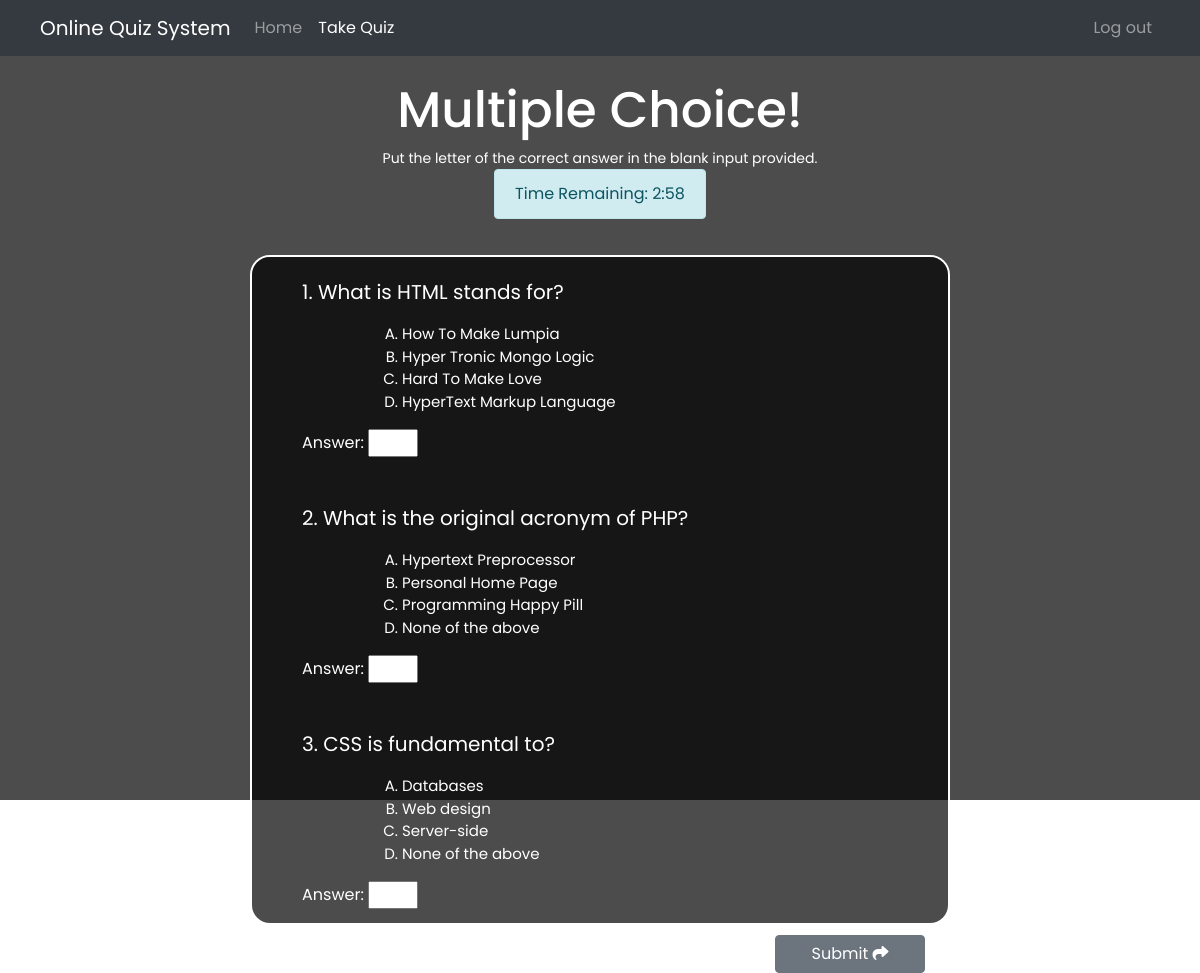
Page /take-quiz.php on the committed database.
### tables this page shows
CREATE TABLE `tbl_quiz` (
  `tbl_quiz_id` int(11) NOT NULL AUTO_INCREMENT,
  `quiz_question` text NOT NULL,
  `option_a` text NOT NULL,
  `option_b` text NOT NULL,
  `option_c` text NOT NULL,
  `option_d` text NOT NULL,
  `correct_answer` text NOT NULL,
  PRIMARY KEY (`tbl_quiz_id`)
);

### take-quiz.php (the view, shortened to what this page needs)
<?php
include ('./partials/header.php');
include ('./conn/conn.php');
?>
<div class="main">
    <nav class="navbar navbar-expand-lg navbar-dark bg-dark">
        <a class="navbar-brand ml-4" href="#">Online Quiz System</a>
        <div class="collapse navbar-collapse" id="navbarNav">
            <ul class="navbar-nav">
                <li class="nav-item">
                    <a class="nav-link" href="./student.php">Home</a>
                </li>
                <li class="nav-item active">
                    <a class="nav-link" href="./take-quiz.php">Take Quiz</a>
                </li>
            </ul>
        </div>
        <div class="collapse navbar-collapse mr-4" id="navbarSupportedContent">
            <div class="ml-auto">
                <ul class="navbar-nav">
                    <li class="nav-item">
                        <a class="nav-link" href="./index.php">Log out</a>
                    </li>
                </ul>
            </div>
        </div>
    </nav>
    <div class="take-quiz-area">
        <h3 class="mt-4">Multiple Choice!</h3>
        <small>Put the letter of the correct answer in the blank input provided.</small>
        <div id="timer" class="alert alert-info">Time Remaining: <span id="timeRemaining"></span></div>
        <div class="questions">
            <?php
            $stmt = $conn->prepare('SELECT * FROM `tbl_quiz`');
            $stmt->execute();
            $result = $stmt->fetchAll();
            foreach ($result as $row) {
                $quizID = $row['tbl_quiz_id'];
                $quizQuestion = $row['quiz_question'];
                $optionA = $row['option_a'];
                $optionB = $row['option_b'];
                $optionC = $row['option_c'];
                $optionD = $row['option_d'];
            ?>
            <div class="question">
                <p><?= $quizID ?>. <?= $quizQuestion ?></p>
                <ol class="choices">
                    <li><?= $optionA ?></li>
                    <li><?= $optionB ?></li>
                    <li><?= $optionC ?></li>
                    <li><?= $optionD ?></li>
                </ol>
                <div class="answer-input">
                    <label for="answer">Answer:</label>
                    <input class="col-1" type="text" maxlength="1">
                </div>
            </div>
            <?php
            }
            ?>
        </div>
        <button type="button" class="btn btn-secondary" id="submitAnswer">Submit <i class="fa-sharp fa-solid fa-share"></i></button>
    </div>
</div>
<?php include ('./partials/footer.php'); ?>

### partials/header.php (shortened to what this page needs)
<!DOCTYPE html>
<html lang="en">
<head>
    <link rel="stylesheet" href="./assets/style.css">
    <link rel="stylesheet" href="https://cdn.jsdelivr.net/npm/bootstrap@4.6.2/dist/css/bootstrap.min.css">
    <link rel="stylesheet" href="https://cdnjs.cloudflare.com/ajax/libs/font-awesome/6.4.2/css/all.min.css" />
</head>
<body>

### partials/footer.php (shortened to what this page needs)
</body>
</html>

### assets/style.css (style rules this page uses)
* { margin: 0; padding: 0; font-family: 'Poppins', sans-serif; }
body { background-image: url('https://wallpaperaccess.com/full/3308628.jpg'); background-size: cover; background-repeat: no-repeat; background-attachment: fixed; }
.main { color: rgb(255, 255, 255); background-color: rgba(0, 0, 0, 0.7); height: 100vh; text-align: center; }
.take-quiz-area { display: flex; justify-content: center; align-items: center; flex-direction: column; }
.take-quiz-area h3 { font-size: 50px; }
.questions { display: flex; flex-direction: column; margin-top: 20px; border: 2px solid; background-color: rgba(0, 0, 0, 0.7); border-radius: 20px; width: 700px; height: 670px; text-align: left; overflow-y: auto; }
.question { margin: 20px 50px 20px 50px; }
.question p { font-size: 20px; }
.choices li { list-style-type: upper-alpha; margin-left: 100px; font-size: 15px; }
#submitAnswer { margin-left: 500px; margin-top: 10px; width: 150px; }

### rows in the picture
tbl_quiz: tbl_quiz_id "1", quiz_question "What is HTML stands for?", option_a "How To Make Lumpia", option_b "Hyper Tronic Mongo Logic", option_c "Hard To Make Love", option_d "HyperText Markup Language"
tbl_quiz: tbl_quiz_id "2", quiz_question "What is the original acronym of PHP?", option_a "Hypertext Preprocessor", option_b "Personal Home Page", option_c "Programming Happy Pill", option_d "None of the above"
tbl_quiz: tbl_quiz_id "3", quiz_question "CSS is fundamental to?", option_a "Databases", option_b "Web design", option_c "Server-side", option_d "None of the above"
